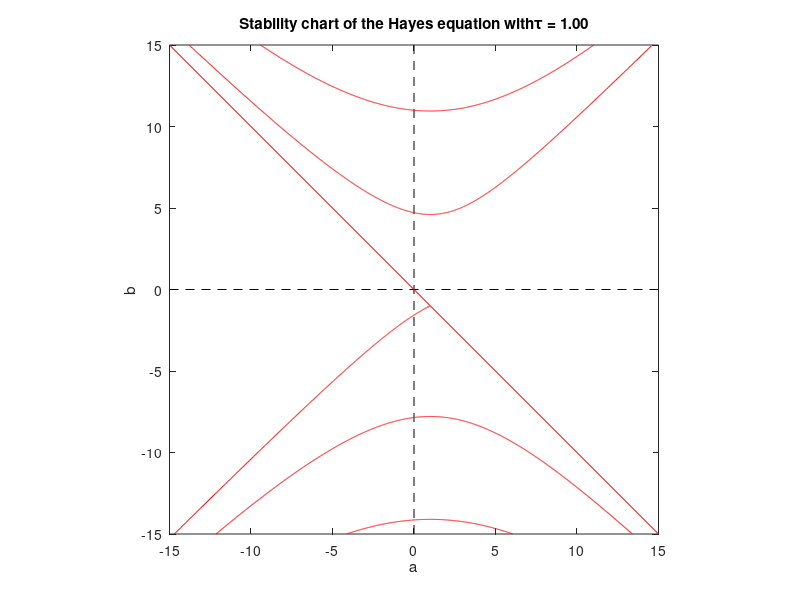

The MATLAB source for this figure:
%% Create analytical stability charts for the Hayes equation
clear; %close all; clc;

%% Parameters
tau=1;
% range of parameters
amin=-15;
amax=15;
bmin=-15;
bmax=15;
aspect_ratio=1;

% range of frequencies for stability boundaries
ommin=0;
ommax=10*pi;
dom=0.001;
om=ommin:dom:ommax;

%% Stability boundaries
% omega=0
a1=[amin,amax];
b1=-a1;
% omega>0
a2=om./tan(om*tau);
b2=-om./sin(om*tau);
% remove asymptotes
b2(b2>bmax | b2<bmin)=nan;

%% Stability chart
figure(1); clf; hold on; box on;
plot([amin,amax],[0,0],'k--');
plot([0,0],[bmin,bmax],'k--');
plot(a1,b1,'r',a2,b2,'r');
axis([amin amax bmin bmax]);
pbaspect([aspect_ratio,1,1]);
xlabel('a');
ylabel('b');
title(['Stability chart of the Hayes equation with',...
       '\tau = ',num2str(tau,'%3.2f')]);
